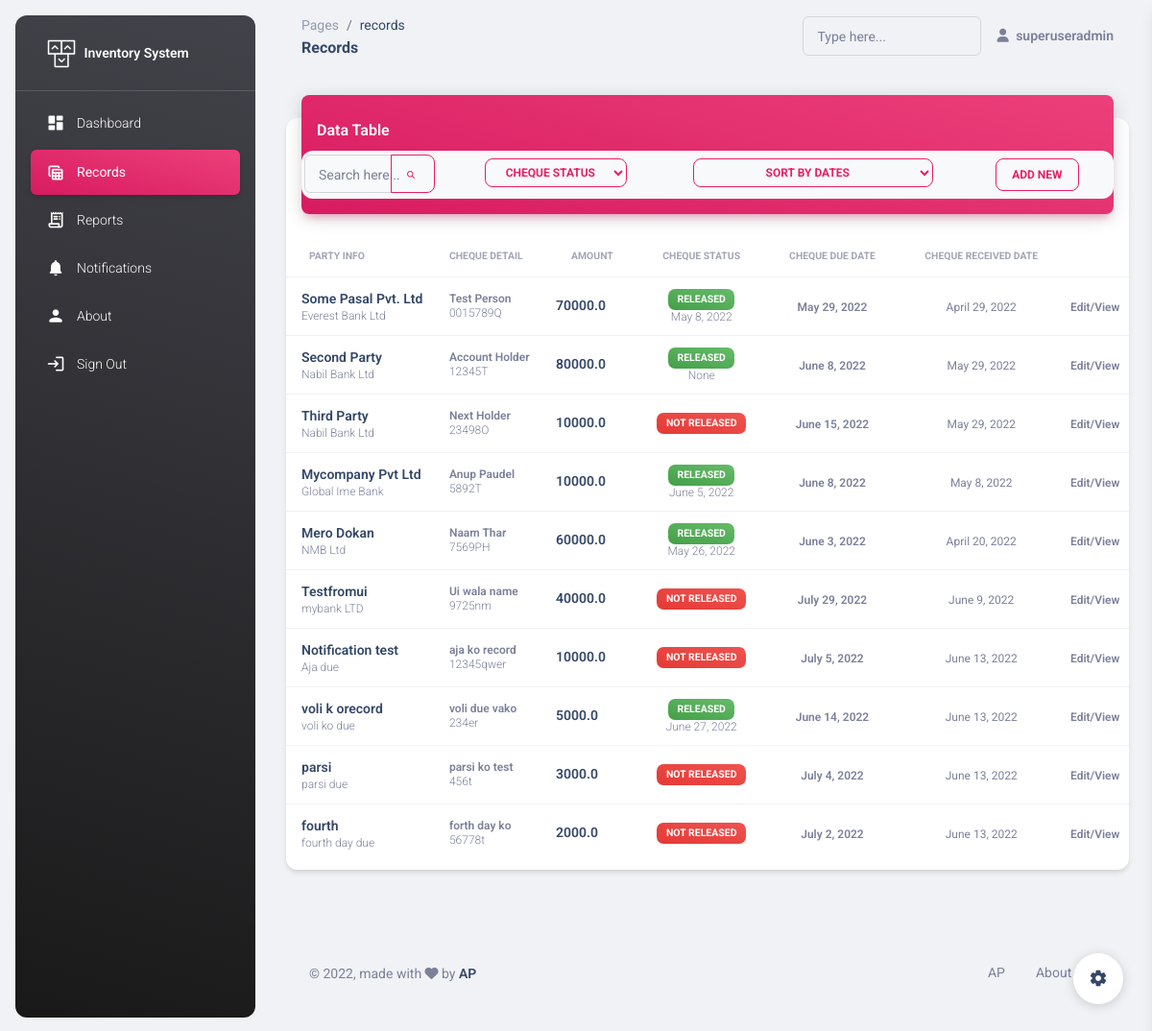
The page /records/ (signed in) on the database its author committed.
### main/models.py (models this page shows, shortened)
class chequeInfo(models.Model):
    party_name = models.CharField(max_length=80,null=True, blank=True)
    bank_name = models.CharField(max_length=50, null=True, blank=True)
    cheque_number = models.CharField(max_length=15, null=True, blank=True)
    amount = models.FloatField(null=True, blank=True)
    account_holders_name = models.CharField(max_length=50, null=True, blank=True)
    cheque_received_date = models.DateField()
    cheque_due_date = models.DateField()
    partial_payment_received = models.FloatField(default=0.0)
    cheque_released = models.BooleanField(default=False)
    cheque_released_date = models.DateField(null=True, blank=True)
    notes_about_transaction = models.TextField(null=True, blank=True)

### main/views.py (the view)
# urls.py: path('records/', views.records, name='records'),
@login_required(login_url='signin')
def records(request):
    sort = request.GET.get('sort',"")
    status = request.GET.get('status',"")
    search = request.GET.get('search',"")
    if search:
        listing = chequeInfo.objects.filter(Q(party_name__icontains=search) | Q(account_holders_name__icontains=search) | Q(cheque_number__icontains=search)  | Q(bank_name__icontains=search))
    else:
        listing= chequeInfo.objects.all()
    if status:
        listing = listing.filter(cheque_released=status)
    if sort:
        listing= listing.order_by(sort)
    context={
        'lists':listing,
    }
    return render(request, "main/records.html", context)

### main/templates/main/records.html (shortened to what this page needs)
{% extends 'main/base.html' %}
{% load static %}
    {% block pagename %}
    records
    {% endblock pagename %}
    {% block page %}
    Records
    {% endblock page %}
    {% block rlink %}
    active bg-gradient-primary
    {% endblock rlink %}
    {% block content %}
    <div class="container-fluid py-4">
      <div class="row">
        <div class="col-12">
          <div class="card my-4">
            <div class="card-header p-0 position-relative mt-n4 mx-3 z-index-2">
              <div class="bg-gradient-primary shadow-primary border-radius-lg pt-4 pb-3">
                <h6 class="text-white text-capitalize ps-3">Data table</h6>
                    <ul class="nav nav-pills nav-fill p-1" role="tablist">
                      <li class="nav-item">
                          <form method="GET" action="/records/" class="form-inline">
                            <div class="ms-md-auto pe-md-3 d-flex align-items-center">
                              <div class="input-group input-group-outline">
                                <label class="form-label">Search here...</label>
                                <input type="text" class="form-control" name="search" id="search" type="search" style="width:2px  !important;">
                                <button type="submit" class="btn btn-outline-primary btn-sm mb-0"><i class="fa fa-search me-sm-1"></i></button>
                              </div>
                            </div>
                          </form>
                      </li>
                      <li class="nav-item">
                        <a class="nav-link mb-0 px-0 py-1 " data-bs-toggle="tab" href="javascript:;" role="tab" aria-selected="false">
                          <span class="ms-1 sorting">
                            <select class="btn btn-outline-primary btn-sm mb-0"  name="sort" id="status-list" onchange="location= finalurl1();">
                              <option class="btn btn-outline-primary btn-sm mb-0" value=""disabled selected hidden >Cheque Status</option>
                            </select>
                          </span>
                        </a>
                      </li>
                      <li class="nav-item">
                        <a class="nav-link mb-0 px-0 py-1 " data-bs-toggle="tab" href="javascript:;" role="tab" aria-selected="false">
                          <span class="ms-1 sorting">
                            <select class="btn btn-outline-primary btn-sm mb-0" name="sort" id="sort-list" onchange="location= finalurl2();">
                              <option class="btn btn-outline-primary btn-sm mb-0" value=""disabled selected hidden >Sort By Dates</option>
                            </select>
                          </span>
                        </a>
                      </li>
                      <li class="nav-item">
                        <a href="{% url 'addrecord' %}" class="nav-link mb-0 px-0 py-1">
                        <button type="button" class="btn btn-outline-primary btn-sm mb-0">ADD NEW</button>
                        </a>
                      </li>
                    </ul>
              </div>
            </div>
            <div class="card-body px-0 pb-2">
              <div class="table-responsive p-0">
                <table class="table align-items-center mb-0">
                  <thead>
                    <tr>
                      <th class="text-uppercase text-secondary text-xxs font-weight-bolder opacity-7">Party Info</th>
                      <th class="text-uppercase text-secondary text-xxs font-weight-bolder opacity-7 ps-2">Cheque Detail</th>
                      <th class="text-uppercase text-secondary text-xxs font-weight-bolder opacity-7">Amount</th>
                      <th class="text-center text-uppercase text-secondary text-xxs font-weight-bolder opacity-7">Cheque Status</th>
                      <th class="text-center text-uppercase text-secondary text-xxs font-weight-bolder opacity-7">Cheque Due Date</th>
                      <th class="text-center text-uppercase text-secondary text-xxs font-weight-bolder opacity-7">Cheque Received Date</th>
                      <th class="text-secondary opacity-7"></th>
                    </tr>
                  </thead>
                  <tbody>
                    {% for list in lists %}
                    <tr>
                      <td>
                        <div class="d-flex px-2 py-1">
                          <div class="d-flex flex-column justify-content-center">
                            <h6 class="mb-0 text-sm">{{list.party_name}}</h6>
                            <p class="text-xs text-secondary mb-0">{{list.bank_name}}</p>
                          </div>
                        </div>
                      </td>
                      <td>
                        <p class="text-xs font-weight-bold mb-0">{{list.account_holders_name}}</p>
                        <p class="text-xs text-secondary mb-0">{{list.cheque_number}}</p>
                      </td>
                      <td>
                        <h6 class="mb-0 text-sm">{{list.amount}}</h6>
                      </td>
                      <td class="align-middle text-center text-sm">
                        {% if list.cheque_released %}
                        <span class="badge badge-sm bg-gradient-success">Released</span>
                        <p class="text-xs text-secondary mb-0">{{list.cheque_released_date}}</p>
                        {% else %}
                        <span class="badge badge-sm bg-gradient-danger">Not Released</span>
                        {% endif %}
                      </td>
                      <td class="align-middle text-center">
                        <span class="text-secondary text-xs font-weight-bold">{{list.cheque_due_date}}</span>
                      </td>
                      <td class="align-middle text-center">
                        <span class="text-xs text-secondary mb-0">{{list.cheque_received_date}}</span>
                      </td>
                      <td class="align-middle">
                        <a href="{% url 'updaterecord' list.id %}" class="text-secondary font-weight-bold text-xs" data-toggle="tooltip" data-original-title="Edit user">
                          Edit/View
                        </a>
                      </td>
                    </tr>
                    {% endfor %}
                  </tbody>
                </table>
              </div>
            </div>
          </div>
        </div>
      </div>
    </div>
    {% endblock content %}

### main/templates/main/base.html (shortened to what this page needs)
{% load static %}
<!DOCTYPE html>
<html lang="en">
<head>
  <link href="{% static 'css/nucleo-icons.css' %}" rel="stylesheet" />
  <link href="{% static 'css/nucleo-svg.css' %}" rel="stylesheet" />
  <link id="pagestyle" href="{% static 'css/material-dashboard.css' %}" rel="stylesheet" />
</head>
<body class="g-sidenav-show  bg-gray-200">
  <aside class="sidenav navbar navbar-vertical navbar-expand-xs border-0 border-radius-xl my-3 fixed-start ms-3   bg-gradient-dark" id="sidenav-main">
    <div class="sidenav-header">
      <a class="navbar-brand m-0" href=" {% url 'dashboard'%} " target="_blank">
        <img src="{% static 'img/logo-ct.png' %}" class="navbar-brand-img h-100" alt="main_logo' %}">
        <span class="ms-1 font-weight-bold text-white">Inventory System</span>
      </a>
    </div>
    <hr class="horizontal light mt-0 mb-2">
    <div class="collapse navbar-collapse  w-auto " id="sidenav-collapse-main">
      <ul class="navbar-nav">
        <li class="nav-item">
          <a class="nav-link text-white {% block dlink %}{% endblock dlink%} " href="{% url 'dashboard'%}">
            <div class="text-white text-center me-2 d-flex align-items-center justify-content-center">
              <i class="material-icons opacity-10">dashboard</i>
            </div>
            <span class="nav-link-text ms-1">Dashboard</span>
          </a>
        </li>
        <li class="nav-item">
          <a class="nav-link text-white {% block rlink %}{% endblock rlink%} " href="{% url 'records' %}">
            <div class="text-white text-center me-2 d-flex align-items-center justify-content-center">
              <i class="material-icons opacity-10">table_view</i>
            </div>
            <span class="nav-link-text ms-1">Records</span>
          </a>
        </li>
        <li class="nav-item">
          <a class="nav-link text-white {% block replink %}{% endblock replink%}" href="{% url 'reports'%}">
            <div class="text-white text-center me-2 d-flex align-items-center justify-content-center">
              <i class="material-icons opacity-10">receipt_long</i>
            </div>
            <span class="nav-link-text ms-1">Reports</span>
          </a>
        </li>
        <li class="nav-item">
          <a class="nav-link text-white {% block nlink %}{% endblock nlink%}" href="{% url 'notifications'%}">
            <div class="text-white text-center me-2 d-flex align-items-center justify-content-center">
              <i class="material-icons opacity-10">notifications</i>
            </div>
            <span class="nav-link-text ms-1">Notifications</span>
          </a>
        </li>
        <li class="nav-item">
          <a class="nav-link text-white {% block alink %}{% endblock alink%}" href="{% url 'about'%}">
            <div class="text-white text-center me-2 d-flex align-items-center justify-content-center">
              <i class="material-icons opacity-10">person</i>
            </div>
            <span class="nav-link-text ms-1">About</span>
          </a>
        </li>
        <li class="nav-item">
          <a class="nav-link text-white " href="{% url 'signout'%}">
            <div class="text-white text-center me-2 d-flex align-items-center justify-content-center">
              <i class="material-icons opacity-10">login</i>
            </div>
            <span class="nav-link-text ms-1">Sign Out</span>
          </a>
        </li>
      </ul>
    </div>
  </aside>
  <main class="main-content position-relative max-height-vh-100 h-100 border-radius-lg ">
    <nav class="navbar navbar-main navbar-expand-lg px-0 mx-4 shadow-none border-radius-xl" id="navbarBlur" navbar-scroll="true">
      <div class="container-fluid py-1 px-3">
        <nav aria-label="breadcrumb">
          <ol class="breadcrumb bg-transparent mb-0 pb-0 pt-1 px-0 me-sm-6 me-5">
            <li class="breadcrumb-item text-sm"><a class="opacity-5 text-dark" href="javascript:;">Pages</a></li>
            <li class="breadcrumb-item text-sm text-dark active" aria-current="page">
              {% block pagename %}
              {% endblock pagename %}
            </li>
          </ol>
          <h6 class="font-weight-bolder mb-0">
            {% block page %}
            {% endblock page %}
          </h6>
        </nav>
        <div class="collapse navbar-collapse mt-sm-0 mt-2 me-md-0 me-sm-4" id="navbar">
          <div class="ms-md-auto pe-md-3 d-flex align-items-center">
            <div class="input-group input-group-outline">
              <label class="form-label">Type here...</label>
              <input type="text" class="form-control">
            </div>
          </div>
          <ul class="navbar-nav  justify-content-end">
            <li class="nav-item d-flex align-items-center">
              <a href="javascript:;" class="nav-link text-body font-weight-bold px-0">
                <i class="fa fa-user me-sm-1"></i>
                <span class="d-sm-inline d-none">{{request.user}}</span>
              </a>
            </li>
              </ul>
        </div>
      </div>
    </nav>
      {% block content %}
      {% endblock content %}
    <div class="container-fluid py-4">
      <footer class="footer py-4  ">
        <div class="container-fluid">
          <div class="row align-items-center justify-content-lg-between">
            <div class="col-lg-6 mb-lg-0 mb-4">
              <div class="copyright text-center text-sm text-muted text-lg-start">
                © ,
                made with <i class="fa fa-heart"></i> by
                <a href="https://www.github.com/iamanuppaudel" class="font-weight-bold" target="_blank">AP</a>
              </div>
            </div>
            <div class="col-lg-6">
              <ul class="nav nav-footer justify-content-center justify-content-lg-end">
                <li class="nav-item">
                  <a href="https://www.github.com/iamanuppaudel" class="nav-link text-muted" target="_blank">AP</a>
                </li>
                <li class="nav-item">
                  <a href="https://www.github.com/iamanuppaudel" class="nav-link text-muted" target="_blank">About Us</a>
                </li>
              </ul>
            </div>
          </div>
        </div>
      </footer>
    </div>
  </main>
  <div class="fixed-plugin">
    <a class="fixed-plugin-button text-dark position-fixed px-3 py-2">
      <i class="material-icons py-2">settings</i>
    </a>
  </div>
</body>
</html>

### rows shown on the page
chequeInfo: party_name "Some Pasal Pvt. Ltd", bank_name "Everest Bank Ltd", account_holders_name "Test Person", cheque_number "0015789Q", amount "70000.0", cheque_released_date "May 8, 2022", cheque_due_date "May 29, 2022", cheque_received_date "April 29, 2022"
chequeInfo: party_name "Second Party", bank_name "Nabil Bank Ltd", account_holders_name "Account Holder", cheque_number "12345T", amount "80000.0", cheque_released_date "None", cheque_due_date "June 8, 2022", cheque_received_date "May 29, 2022"
chequeInfo: party_name "Third Party", bank_name "Nabil Bank Ltd", account_holders_name "Next Holder", cheque_number "23498O", amount "10000.0", cheque_released "NOT RELEASED", cheque_due_date "June 15, 2022", cheque_received_date "May 29, 2022"
chequeInfo: party_name "Mycompany Pvt Ltd", bank_name "Global Ime Bank", account_holders_name "Anup Paudel", cheque_number "5892T", amount "10000.0", cheque_released_date "June 5, 2022", cheque_due_date "June 8, 2022", cheque_received_date "May 8, 2022"
chequeInfo: party_name "Mero Dokan", bank_name "NMB Ltd", account_holders_name "Naam Thar", cheque_number "7569PH", amount "60000.0", cheque_released_date "May 26, 2022", cheque_due_date "June 3, 2022", cheque_received_date "April 20, 2022"
chequeInfo: party_name "Testfromui", bank_name "mybank LTD", account_holders_name "Ui wala name", cheque_number "9725nm", amount "40000.0", cheque_released "NOT RELEASED", cheque_due_date "July 29, 2022", cheque_received_date "June 9, 2022"
chequeInfo: party_name "Notification test", bank_name "Aja due", account_holders_name "aja ko record", cheque_number "12345qwer", amount "10000.0", cheque_released "NOT RELEASED", cheque_due_date "July 5, 2022", cheque_received_date "June 13, 2022"
chequeInfo: party_name "voli k orecord", bank_name "voli ko due", account_holders_name "voli due vako", cheque_number "234er", amount "5000.0", cheque_released_date "June 27, 2022", cheque_due_date "June 14, 2022", cheque_received_date "June 13, 2022"
chequeInfo: party_name "parsi", bank_name "parsi due", account_holders_name "parsi ko test", cheque_number "456t", amount "3000.0", cheque_released "NOT RELEASED", cheque_due_date "July 4, 2022", cheque_received_date "June 13, 2022"
chequeInfo: party_name "fourth", bank_name "fourth day due", account_holders_name "forth day ko", cheque_number "56778t", amount "2000.0", cheque_released "NOT RELEASED", cheque_due_date "July 2, 2022", cheque_received_date "June 13, 2022"

### other values the page prints
{{ request.user }} "superuseradmin"
